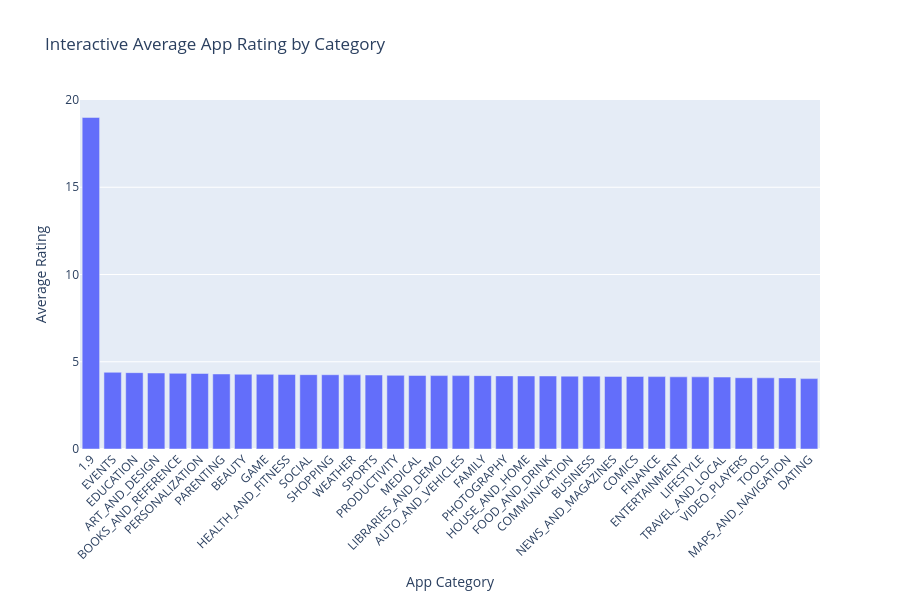

Notebook code cell kept with this figure:
### Code cell
plotly_data = avg_rating_category.reset_index()

plotly_data.columns = ['Category', 'Average_Rating']

fig = px.bar(
    plotly_data,
    x='Category',
    y='Average_Rating',
    title='Interactive Average App Rating by Category',
    labels={
        'Category': 'App Category',
        'Average_Rating': 'Average Rating'
    }
)

fig.update_layout(
    xaxis_tickangle=-45,
    height=600
)

fig.show()

### Figure 1 — Plotly figure (JSON) as saved in the notebook; plotly's stock layout.template omitted (floating-point values rounded to 4 significant figures)
{"data": [{"hovertemplate": "App Category=%{x}<br>Average Rating=%{y}<extra></extra>", "legendgroup": "", "marker": {"color": "#636efa", "pattern": {"shape": ""}}, "name": "", "orientation": "v", "showlegend": false, "textposition": "auto", "type": "bar", "x": ["1.9", "EVENTS", "EDUCATION", "ART_AND_DESIGN", "BOOKS_AND_REFERENCE", "PERSONALIZATION", "PARENTING", "BEAUTY", "GAME", "HEALTH_AND_FITNESS", "SOCIAL", "SHOPPING", "WEATHER", "SPORTS", "PRODUCTIVITY", "MEDICAL", "LIBRARIES_AND_DEMO", "AUTO_AND_VEHICLES", "FAMILY", "PHOTOGRAPHY", "HOUSE_AND_HOME", "FOOD_AND_DRINK", "COMMUNICATION", "BUSINESS", "NEWS_AND_MAGAZINES", "COMICS", "FINANCE", "ENTERTAINMENT", "LIFESTYLE", "TRAVEL_AND_LOCAL", "VIDEO_PLAYERS", "TOOLS", "MAPS_AND_NAVIGATION", "DATING"], "xaxis": "x", "y": [19.0, 4.395, 4.375, 4.355, 4.337, 4.327, 4.3, 4.283, 4.282, 4.267, 4.261, 4.256, 4.249, 4.239, 4.219, 4.213, 4.207, 4.206, 4.204, 4.189, 4.185, 4.184, 4.175, 4.175, 4.161, 4.16, 4.148, 4.136, 4.133, 4.122, 4.084, 4.08, 4.075, 4.034], "yaxis": "y"}], "layout": {"barmode": "relative", "height": 600, "legend": {"tracegroupgap": 0}, "title": {"text": "Interactive Average App Rating by Category"}, "xaxis": {"anchor": "y", "domain": [0, 1], "tickangle": -45, "title": {"text": "App Category"}}, "yaxis": {"anchor": "x", "domain": [0, 1], "title": {"text": "Average Rating"}}}}
